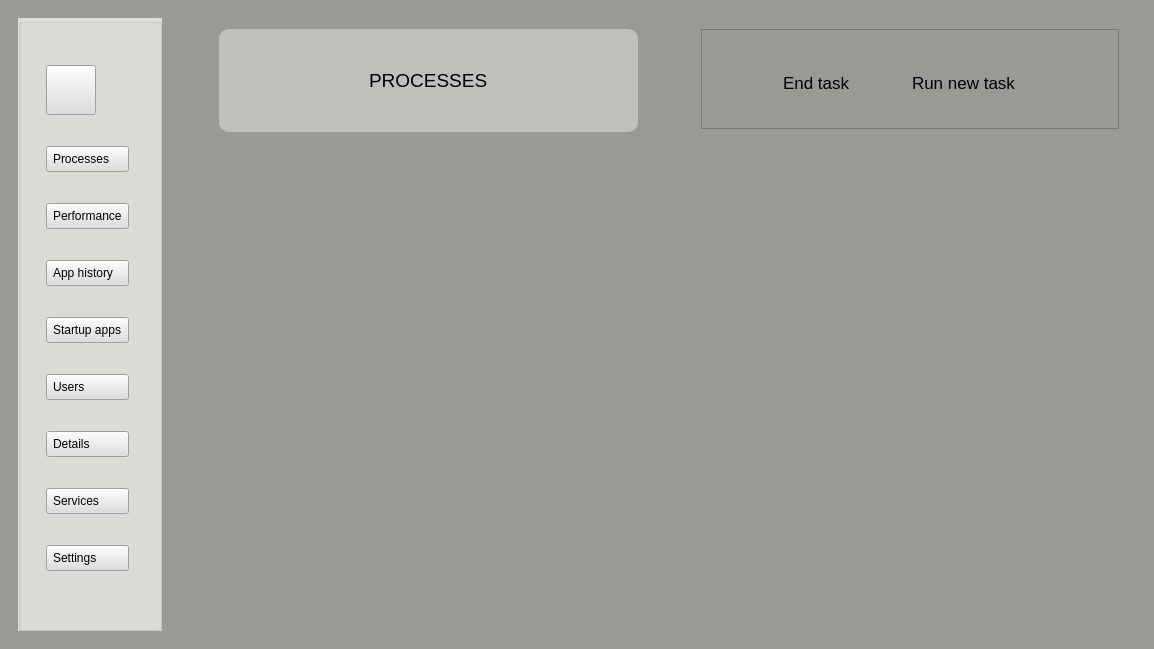
<?xml version="1.0" encoding="UTF-8"?>
<ui version="4.0">
 <class>MainWindow</class>
 <widget class="QMainWindow" name="MainWindow">
  <property name="geometry">
   <rect>
    <x>0</x>
    <y>0</y>
    <width>1154</width>
    <height>649</height>
   </rect>
  </property>
  <property name="sizePolicy">
   <sizepolicy hsizetype="Preferred" vsizetype="Preferred">
    <horstretch>0</horstretch>
    <verstretch>0</verstretch>
   </sizepolicy>
  </property>
  <property name="windowTitle">
   <string>MainWindow</string>
  </property>
  <property name="styleSheet">
   <string notr="true">#centralwidget{ background-color: rgb(192, 191, 188);}	

#leftMenuSubContainer{
	background-color: #1f232a;
}
QPushButton{
	text-align: left;
	padding: 5px 6px;
}
#frame{
	background-color: #16191d;
	border-radius: 10px;
}</string>
  </property>
  <widget class="QWidget" name="centralwidget">
   <property name="sizePolicy">
    <sizepolicy hsizetype="Expanding" vsizetype="Expanding">
     <horstretch>1</horstretch>
     <verstretch>1</verstretch>
    </sizepolicy>
   </property>
   <layout class="QHBoxLayout" name="horizontalLayout">
    <property name="spacing">
     <number>0</number>
    </property>
    <property name="leftMargin">
     <number>0</number>
    </property>
    <property name="topMargin">
     <number>0</number>
    </property>
    <property name="rightMargin">
     <number>0</number>
    </property>
    <property name="bottomMargin">
     <number>0</number>
    </property>
    <item>
     <widget class="QWidget" name="Mainbody" native="true">
      <property name="sizePolicy">
       <sizepolicy hsizetype="Expanding" vsizetype="Expanding">
        <horstretch>1</horstretch>
        <verstretch>1</verstretch>
       </sizepolicy>
      </property>
      <property name="minimumSize">
       <size>
        <width>1154</width>
        <height>0</height>
       </size>
      </property>
      <property name="styleSheet">
       <string notr="true">background-color: rgb(119, 118, 123);
background-color: rgb(239, 239, 239);
background-color: rgb(154, 153, 150);</string>
      </property>
      <layout class="QHBoxLayout" name="horizontalLayout_3">
       <item alignment="Qt::AlignLeft">
        <widget class="QWidget" name="leftMenuSubContainer" native="true">
         <property name="sizePolicy">
          <sizepolicy hsizetype="Expanding" vsizetype="Expanding">
           <horstretch>0</horstretch>
           <verstretch>0</verstretch>
          </sizepolicy>
         </property>
         <layout class="QHBoxLayout" name="horizontalLayout_2">
          <item alignment="Qt::AlignLeft">
           <widget class="QGroupBox" name="groupBox_3">
            <property name="sizePolicy">
             <sizepolicy hsizetype="Expanding" vsizetype="Expanding">
              <horstretch>0</horstretch>
              <verstretch>0</verstretch>
             </sizepolicy>
            </property>
            <property name="minimumSize">
             <size>
              <width>1</width>
              <height>0</height>
             </size>
            </property>
            <property name="styleSheet">
             <string notr="true">background-color: #1f232a;
background-color: rgb(222, 221, 218);</string>
            </property>
            <layout class="QVBoxLayout" name="verticalLayout">
             <property name="spacing">
              <number>0</number>
             </property>
             <property name="sizeConstraint">
              <enum>QLayout::SetDefaultConstraint</enum>
             </property>
             <property name="leftMargin">
              <number>25</number>
             </property>
             <property name="topMargin">
              <number>10</number>
             </property>
             <property name="rightMargin">
              <number>30</number>
             </property>
             <property name="bottomMargin">
              <number>25</number>
             </property>
             <item>
              <widget class="QToolButton" name="menu">
               <property name="minimumSize">
                <size>
                 <width>50</width>
                 <height>20</height>
                </size>
               </property>
               <property name="maximumSize">
                <size>
                 <width>50</width>
                 <height>50</height>
                </size>
               </property>
               <property name="toolTip">
                <string>Menu</string>
               </property>
               <property name="styleSheet">
                <string notr="true"/>
               </property>
               <property name="text">
                <string/>
               </property>
               <property name="icon">
                <iconset>
                 <normaloff>../../icon/menu.svg</normaloff>../../icon/menu.svg</iconset>
               </property>
               <property name="iconSize">
                <size>
                 <width>24</width>
                 <height>24</height>
                </size>
               </property>
               <property name="autoRepeatDelay">
                <number>300</number>
               </property>
              </widget>
             </item>
             <item>
              <widget class="QPushButton" name="processesBtn">
               <property name="toolTip">
                <string>Processes</string>
               </property>
               <property name="text">
                <string>Processes</string>
               </property>
               <property name="icon">
                <iconset>
                 <normaloff>../../icon/grid.svg</normaloff>../../icon/grid.svg</iconset>
               </property>
               <property name="iconSize">
                <size>
                 <width>24</width>
                 <height>24</height>
                </size>
               </property>
               <property name="autoRepeat">
                <bool>false</bool>
               </property>
               <property name="autoExclusive">
                <bool>false</bool>
               </property>
              </widget>
             </item>
             <item>
              <widget class="QPushButton" name="performanceBtn">
               <property name="toolTip">
                <string>Performance</string>
               </property>
               <property name="text">
                <string>Performance</string>
               </property>
               <property name="icon">
                <iconset>
                 <normaloff>../../icon/zap.svg</normaloff>../../icon/zap.svg</iconset>
               </property>
               <property name="iconSize">
                <size>
                 <width>24</width>
                 <height>24</height>
                </size>
               </property>
              </widget>
             </item>
             <item>
              <widget class="QPushButton" name="apphistoryBtn">
               <property name="toolTip">
                <string>App history</string>
               </property>
               <property name="text">
                <string>App history</string>
               </property>
               <property name="icon">
                <iconset>
                 <normaloff>../../icon/pie-chart.svg</normaloff>../../icon/pie-chart.svg</iconset>
               </property>
               <property name="iconSize">
                <size>
                 <width>24</width>
                 <height>24</height>
                </size>
               </property>
              </widget>
             </item>
             <item>
              <widget class="QPushButton" name="startupusersBtn">
               <property name="toolTip">
                <string>Startup apps</string>
               </property>
               <property name="text">
                <string>Startup apps</string>
               </property>
               <property name="icon">
                <iconset>
                 <normaloff>../../icon/power.svg</normaloff>../../icon/power.svg</iconset>
               </property>
               <property name="iconSize">
                <size>
                 <width>24</width>
                 <height>24</height>
                </size>
               </property>
              </widget>
             </item>
             <item>
              <widget class="QPushButton" name="usersBtn">
               <property name="toolTip">
                <string>Users</string>
               </property>
               <property name="text">
                <string>Users</string>
               </property>
               <property name="icon">
                <iconset>
                 <normaloff>../../icon/user.svg</normaloff>../../icon/user.svg</iconset>
               </property>
               <property name="iconSize">
                <size>
                 <width>24</width>
                 <height>24</height>
                </size>
               </property>
              </widget>
             </item>
             <item>
              <widget class="QPushButton" name="detailsBtn">
               <property name="toolTip">
                <string>Details</string>
               </property>
               <property name="text">
                <string>Details</string>
               </property>
               <property name="icon">
                <iconset>
                 <normaloff>../../icon/align-justify.svg</normaloff>../../icon/align-justify.svg</iconset>
               </property>
               <property name="iconSize">
                <size>
                 <width>24</width>
                 <height>24</height>
                </size>
               </property>
              </widget>
             </item>
             <item>
              <widget class="QPushButton" name="servicesBtn">
               <property name="toolTip">
                <string>Services</string>
               </property>
               <property name="text">
                <string>Services</string>
               </property>
               <property name="icon">
                <iconset>
                 <normaloff>../../icon/cpu.svg</normaloff>../../icon/cpu.svg</iconset>
               </property>
               <property name="iconSize">
                <size>
                 <width>24</width>
                 <height>24</height>
                </size>
               </property>
              </widget>
             </item>
             <item>
              <widget class="QPushButton" name="settingBtn">
               <property name="enabled">
                <bool>true</bool>
               </property>
               <property name="toolTip">
                <string>Settings</string>
               </property>
               <property name="styleSheet">
                <string notr="true"/>
               </property>
               <property name="text">
                <string>Settings</string>
               </property>
               <property name="icon">
                <iconset>
                 <normaloff>../../icon/settings.svg</normaloff>../../icon/settings.svg</iconset>
               </property>
               <property name="iconSize">
                <size>
                 <width>24</width>
                 <height>24</height>
                </size>
               </property>
              </widget>
             </item>
            </layout>
           </widget>
          </item>
         </layout>
        </widget>
       </item>
       <item>
        <widget class="QWidget" name="centralMenu" native="true">
         <property name="sizePolicy">
          <sizepolicy hsizetype="Expanding" vsizetype="Expanding">
           <horstretch>0</horstretch>
           <verstretch>0</verstretch>
          </sizepolicy>
         </property>
         <property name="styleSheet">
          <string notr="true">background-color: #1f232a;
background-color: rgb(192, 191, 188);
QPushButton {
    border: none;
};
background-color: rgb(154, 153, 150);</string>
         </property>
         <layout class="QHBoxLayout" name="horizontalLayout_7" stretch="0,0">
          <property name="spacing">
           <number>30</number>
          </property>
          <property name="sizeConstraint">
           <enum>QLayout::SetMinimumSize</enum>
          </property>
          <property name="leftMargin">
           <number>10</number>
          </property>
          <property name="topMargin">
           <number>20</number>
          </property>
          <property name="rightMargin">
           <number>20</number>
          </property>
          <item alignment="Qt::AlignRight|Qt::AlignTop">
           <widget class="QFrame" name="frame">
            <property name="sizePolicy">
             <sizepolicy hsizetype="Expanding" vsizetype="Expanding">
              <horstretch>0</horstretch>
              <verstretch>0</verstretch>
             </sizepolicy>
            </property>
            <property name="styleSheet">
             <string notr="true">background-color: #1f232a;
background-color: rgb(222, 221, 218);
background-color: rgb(192, 191, 188);</string>
            </property>
            <property name="frameShape">
             <enum>QFrame::StyledPanel</enum>
            </property>
            <property name="frameShadow">
             <enum>QFrame::Raised</enum>
            </property>
            <layout class="QHBoxLayout" name="horizontalLayout_4" stretch="0">
             <property name="spacing">
              <number>0</number>
             </property>
             <property name="sizeConstraint">
              <enum>QLayout::SetMinimumSize</enum>
             </property>
             <property name="leftMargin">
              <number>150</number>
             </property>
             <property name="topMargin">
              <number>40</number>
             </property>
             <property name="rightMargin">
              <number>150</number>
             </property>
             <property name="bottomMargin">
              <number>40</number>
             </property>
             <item>
              <widget class="QLabel" name="label">
               <property name="sizePolicy">
                <sizepolicy hsizetype="Expanding" vsizetype="Expanding">
                 <horstretch>0</horstretch>
                 <verstretch>0</verstretch>
                </sizepolicy>
               </property>
               <property name="text">
                <string>&lt;html&gt;&lt;head/&gt;&lt;body&gt;&lt;p&gt;&lt;span style=&quot; font-size:14pt;&quot;&gt;PROCESSES&lt;/span&gt;&lt;/p&gt;&lt;/body&gt;&lt;/html&gt;</string>
               </property>
              </widget>
             </item>
            </layout>
           </widget>
          </item>
          <item alignment="Qt::AlignRight|Qt::AlignTop">
           <widget class="QFrame" name="frame_3">
            <property name="sizePolicy">
             <sizepolicy hsizetype="Expanding" vsizetype="Expanding">
              <horstretch>0</horstretch>
              <verstretch>0</verstretch>
             </sizepolicy>
            </property>
            <property name="styleSheet">
             <string notr="true">background-color: #1f232a;
background-color: rgb(119, 118, 123);
border-color: rgb(255, 255, 255);
QPushButton {
    border: none;
};
QFrame {
	border: none;
}
</string>
            </property>
            <property name="frameShape">
             <enum>QFrame::StyledPanel</enum>
            </property>
            <property name="frameShadow">
             <enum>QFrame::Raised</enum>
            </property>
            <layout class="QHBoxLayout" name="horizontalLayout_8" stretch="0,0,0">
             <property name="spacing">
              <number>50</number>
             </property>
             <property name="sizeConstraint">
              <enum>QLayout::SetMinimumSize</enum>
             </property>
             <property name="leftMargin">
              <number>75</number>
             </property>
             <property name="topMargin">
              <number>38</number>
             </property>
             <property name="rightMargin">
              <number>20</number>
             </property>
             <property name="bottomMargin">
              <number>30</number>
             </property>
             <item>
              <widget class="QPushButton" name="pushButton_2">
               <property name="sizePolicy">
                <sizepolicy hsizetype="Minimum" vsizetype="Minimum">
                 <horstretch>0</horstretch>
                 <verstretch>0</verstretch>
                </sizepolicy>
               </property>
               <property name="font">
                <font>
                 <pointsize>13</pointsize>
                </font>
               </property>
               <property name="toolTip">
                <string>&lt;html&gt;&lt;head/&gt;&lt;body&gt;&lt;p align=&quot;center&quot;&gt;&lt;br/&gt;&lt;/p&gt;&lt;/body&gt;&lt;/html&gt;</string>
               </property>
               <property name="whatsThis">
                <string>&lt;html&gt;&lt;head/&gt;&lt;body&gt;&lt;p align=&quot;center&quot;&gt;&lt;br/&gt;&lt;/p&gt;&lt;/body&gt;&lt;/html&gt;</string>
               </property>
               <property name="styleSheet">
                <string notr="true">
QPushButton {
    border: none;
}
</string>
               </property>
               <property name="text">
                <string>End task</string>
               </property>
               <property name="icon">
                <iconset>
                 <normaloff>../../icon/slash.svg</normaloff>../../icon/slash.svg</iconset>
               </property>
              </widget>
             </item>
             <item>
              <widget class="QPushButton" name="pushButton_5">
               <property name="maximumSize">
                <size>
                 <width>135</width>
                 <height>16777215</height>
                </size>
               </property>
               <property name="font">
                <font>
                 <pointsize>13</pointsize>
                </font>
               </property>
               <property name="toolTip">
                <string>&lt;html&gt;&lt;head/&gt;&lt;body&gt;&lt;p align=&quot;center&quot;&gt;&lt;br/&gt;&lt;/p&gt;&lt;/body&gt;&lt;/html&gt;</string>
               </property>
               <property name="whatsThis">
                <string>&lt;html&gt;&lt;head/&gt;&lt;body&gt;&lt;p align=&quot;center&quot;&gt;&lt;span style=&quot; font-size:11pt; font-style:italic;&quot;&gt;&lt;br/&gt;&lt;/span&gt;&lt;/p&gt;&lt;/body&gt;&lt;/html&gt;</string>
               </property>
               <property name="layoutDirection">
                <enum>Qt::LeftToRight</enum>
               </property>
               <property name="styleSheet">
                <string notr="true">QPushButton {
    border: none;
}
</string>
               </property>
               <property name="text">
                <string>Run new task</string>
               </property>
               <property name="icon">
                <iconset>
                 <normaloff>../../icon/folder-plus.svg</normaloff>../../icon/folder-plus.svg</iconset>
               </property>
              </widget>
             </item>
             <item>
              <widget class="QToolButton" name="toolButton">
               <property name="styleSheet">
                <string notr="true">QToolButton {
    border: none;
}

</string>
               </property>
               <property name="text">
                <string/>
               </property>
               <property name="icon">
                <iconset>
                 <normaloff>../../icon/more-horizontal.svg</normaloff>../../icon/more-horizontal.svg</iconset>
               </property>
               <property name="iconSize">
                <size>
                 <width>24</width>
                 <height>24</height>
                </size>
               </property>
              </widget>
             </item>
            </layout>
           </widget>
          </item>
         </layout>
        </widget>
       </item>
       <item alignment="Qt::AlignTop">
        <widget class="QWidget" name="mainBodyContainer" native="true">
         <property name="styleSheet">
          <string notr="true">background-color: rgb(255, 255, 255);
QWidget{
    border: none;
};
border-color: rgb(255, 255, 255);
</string>
         </property>
         <layout class="QHBoxLayout" name="horizontalLayout_5">
          <property name="spacing">
           <number>0</number>
          </property>
          <property name="leftMargin">
           <number>0</number>
          </property>
          <property name="topMargin">
           <number>0</number>
          </property>
          <property name="rightMargin">
           <number>0</number>
          </property>
          <property name="bottomMargin">
           <number>0</number>
          </property>
         </layout>
        </widget>
       </item>
      </layout>
     </widget>
    </item>
   </layout>
  </widget>
 </widget>
 <resources/>
 <connections/>
</ui>
